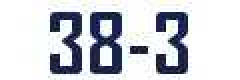
#> input picture image_detect/yanzenma.jpg, 120 x 40 px, found by its file name (shown 2 times larger)
$ python -i yang_zheng_ma.py   (imports and definitions only)
#> lines starting #> are read from the running program, lines starting #| are printed output that depends on the picture
#coding=utf-8
__author__ = 'rocky'
# 生成验证码 四个字母
import random, Image, ImageFont, ImageDraw, ImageFilter
from PIL import Image
def rndcolor():
    return (random.randint(64, 255), random.randint(64, 255), random.randint(64, 255))


def rndcolor2():
    return (random.randint(32, 127), random.randint(32, 127), random.randint(32, 127))


def rndchar():
    return chr(random.randint(65, 90))

def case1():
    h = 60
    w = h * 4
    image = Image.new('RGB', (w, h), (255, 255, 0))
    fonts = ImageFont.truetype("arial.ttf", 36)
    draw = ImageDraw.Draw(image)
    for x in range(w):
        for y in range(h):
            draw.point((x, y), fill=rndcolor())
    for t in range(4):
        # draw.text((60*t+10,10),rndchar(),font=fonts,fill=rndcolor2())
        draw.text((60 * t + 10, 10), rndchar(), font=fonts, fill=rndcolor2())
    image = image.filter(ImageFilter.BLUR)
    image.save("data/1.jpg", 'jpeg')

def yanzengma():
    f=Image.open('data/yanzenma.jpg').convert('L')
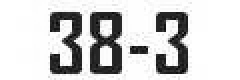
#> f: PIL image 120x40 L (shown 2 times larger); min 2, max 255, mean 206.9
    for i in range(4):
        print(i)
        x=f.crop((20+i*20,0,40+20*i,40))
        changeBW(x)
#> this loop made 4 passes
#> pass 1, in yanzengma, `x=f.crop((20+i*20,0,40+20*i,40))`:
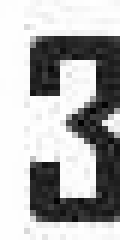
#> x: PIL image 20x40 L (shown 6 times larger); min 2, max 255, mean 174.4
#> pass 2, in yanzengma, `x=f.crop((20+i*20,0,40+20*i,40))`:
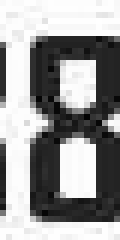
#> x: PIL image 20x40 L (shown 6 times larger); min 3, max 255, mean 153.8
#> pass 3, in yanzengma, `x=f.crop((20+i*20,0,40+20*i,40))`:
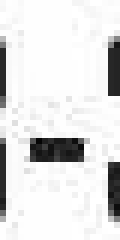
#> x: PIL image 20x40 L (shown 6 times larger); min 4, max 255, mean 225.1
#> after the loop:
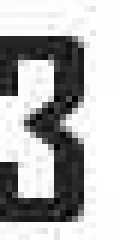
#> x: PIL image 20x40 L (shown 6 times larger); min 3, max 255, mean 178.6

def changeBW(im):
    x,y=im.size
    mlist = list()
    for i in range(x):
        for j in range(y):
            if im.getpixel((i,j))<200:
                mlist.append(1)
            else:
                mlist.append(0)
    print(mlist)
    return mlist

def case2():
    print(yanzengma())

# case2()

>>> result = yanzengma()

$ run again, with image_detect/captchaNew.jpg copied over image_detect/yanzenma.jpg
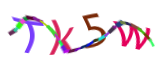
#> input picture image_detect/captchaNew.jpg, 160 x 70 px, found by its file name
#> in yanzengma, `f=Image.open('data/yanzenma.jpg').convert('L')`:
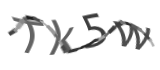
#> f: PIL image 160x70 L; min 32, max 255, mean 231.8
#> after the loop in yanzengma, `for i in range(4):`:
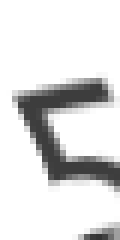
#> x: PIL image 20x40 L (shown 6 times larger); min 51, max 255, mean 221.6

$ run again, with image_detect/cv_code.png saved as image_detect/yanzenma.jpg
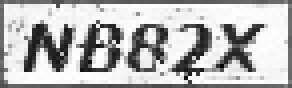
#> input picture image_detect/cv_code.png, 73 x 22 px, found by its file name (shown 4 times larger)
#> the loop in yanzengma, `for i in range(4):` made 4 passes
#> pass 1, in yanzengma, `x=f.crop((20+i*20,0,40+20*i,40))`:
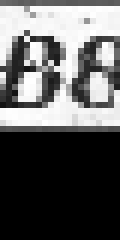
#> x: PIL image 20x40 L (shown 6 times larger); min 0, max 255, mean 95.4
#> pass 3, in yanzengma, `x=f.crop((20+i*20,0,40+20*i,40))`:
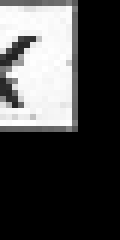
#> x: PIL image 20x40 L (shown 6 times larger); min 0, max 255, mean 72.7
